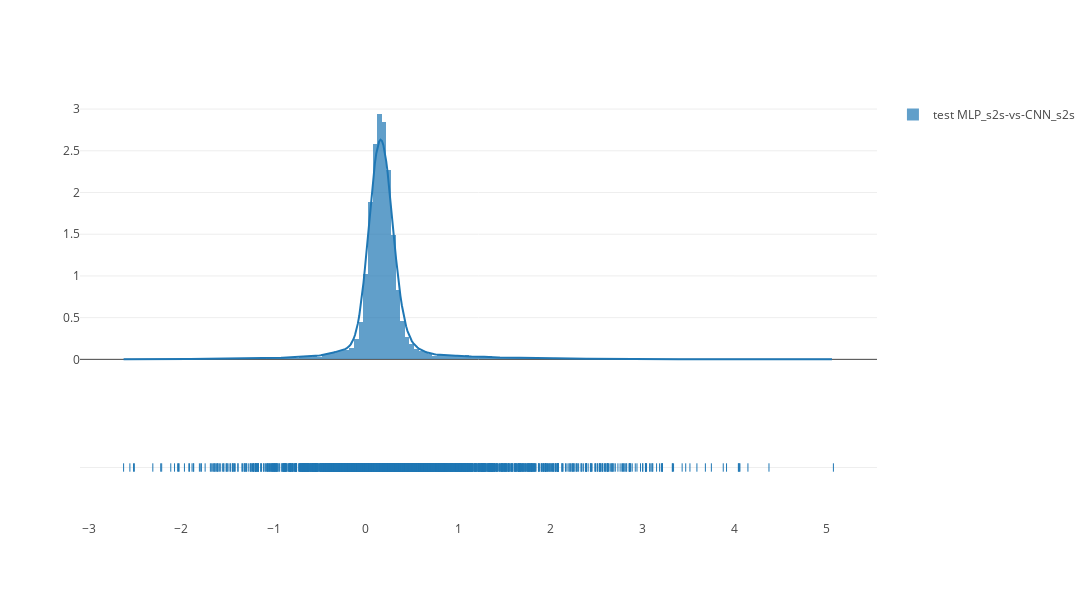

This figure's notebook cell:
### Markdown cell above
Samples 5% and plots a distribution plot of the sum of the R² of all the hours

### Code cell
results.selected_size()
results.sample(.1)
results.selected_size()

results.plot_distplot_compare(notebook=True, summary='sum', compare='diff', dset=['test'], figsize=(1200,600))
#results.plot_map_compare(notebook=True, summary='sum', figsize=(1200,600))
results.compare_ks_2samp(summary='sum', dset=['test'])

### Figure 1 — Plotly figure (JSON) as saved in the notebook; plotly's stock layout.template omitted (floating-point values rounded to 4 significant figures; data arrays with more than 128 entries replaced by an {"elided": "..."} marker saying what was removed)
{"data": [{"autobinx": false, "histnorm": "probability density", "legendgroup": "test MLP_s2s-vs-CNN_s2s", "marker": {"color": "rgb(31, 119, 180)"}, "name": "test MLP_s2s-vs-CNN_s2s", "opacity": 0.7, "type": "histogram", "uid": "a81ce7db-3daf-4fb7-a243-a37f2014af8e", "x": {"elided": "12671 float values"}, "xaxis": "x", "xbins": {"end": 5.071, "size": 0.05, "start": -2.628}, "yaxis": "y"}, {"legendgroup": "test MLP_s2s-vs-CNN_s2s", "marker": {"color": "rgb(31, 119, 180)"}, "mode": "lines", "name": "test MLP_s2s-vs-CNN_s2s", "showlegend": false, "type": "scatter", "uid": "141d7995-9e16-4aef-901d-48c9c82bf182", "x": {"elided": "500 float values"}, "xaxis": "x", "y": {"elided": "500 float values"}, "yaxis": "y"}, {"legendgroup": "test MLP_s2s-vs-CNN_s2s", "marker": {"color": "rgb(31, 119, 180)", "symbol": "line-ns-open"}, "mode": "markers", "name": "test MLP_s2s-vs-CNN_s2s", "showlegend": false, "type": "scatter", "uid": "313d4d7b-888b-49bf-8b33-a01989ef6827", "x": {"elided": "12671 float values"}, "xaxis": "x", "y": {"elided": "12671 str values"}, "yaxis": "y2"}], "layout": {"barmode": "overlay", "height": 600, "hovermode": "closest", "legend": {"traceorder": "reversed"}, "width": 1200, "xaxis": {"anchor": "y2", "domain": [0, 1], "zeroline": false}, "yaxis": {"anchor": "free", "domain": [0.35, 1], "position": 0}, "yaxis2": {"anchor": "x", "domain": [0, 0.25], "dtick": 1, "showticklabels": false}}}
